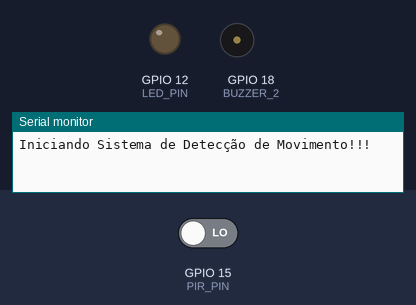
The sketch below on a simulated ESP32. On the bench: output pins drawn as LEDs (lit = HIGH), buzzer (waves = sounding), the last lines printed to the serial monitor. The test bench sets the inputs (shaded band); at power-on: GPIO 15 (PIR_PIN) LOW.

Above: at 1.2 s.
1.3 s: GPIO 15 (PIR_PIN) driven HIGH
At 1.45 s:
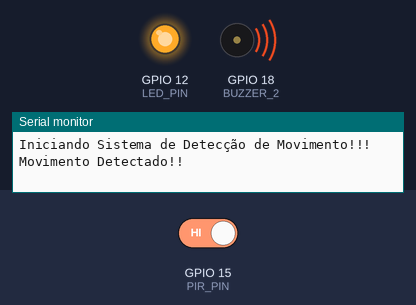
Timing chart, 0 to 10.3 s (numbered marks = the images above; inputs shaded):
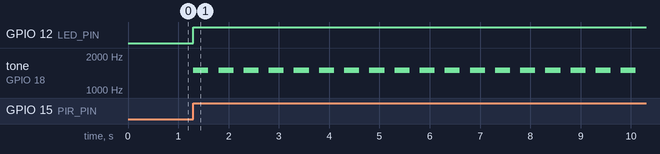

The sketch:

ESP32-Security-System.ino
```cpp
const int PIR_PIN = 15; // PINO PIR
const int LED_PIN = 12; // PINO LED
const int BUZZER_1 = 5; // PINO BUZZER 1
const int BUZZER_2 = 18; // PINO BUZZER 2

void setup() {
  Serial.begin(115200);
  pinMode(LED_PIN, OUTPUT);
  pinMode(PIR_PIN, INPUT);
  pinMode(BUZZER_1, OUTPUT);
  pinMode(BUZZER_2, OUTPUT);
  Serial.println("Iniciando Sistema de Detecção de Movimento!!!");
}

void loop() {
  if (digitalRead(PIR_PIN) == HIGH) {
    Serial.println("Movimento Detectado!!");
    digitalWrite(LED_PIN, HIGH);

    while (digitalRead(PIR_PIN) == HIGH) {
      tone(BUZZER_1, 1500);
      tone(BUZZER_2, 1500);
      delay(300);
      noTone(BUZZER_1);
      noTone(BUZZER_2);
      delay(200);
    }
  } else {
    digitalWrite(LED_PIN, LOW);
    noTone(BUZZER_1);
    noTone(BUZZER_2);
  }
}
```

Measured:
- after the input at 1.3 s, GPIO 12 (LED_PIN): LOW → HIGH at once; tone on GPIO 18 (BUZZER_2): alternates 1500 Hz for 0.30 s and silent for 0.20 s, starting at once
